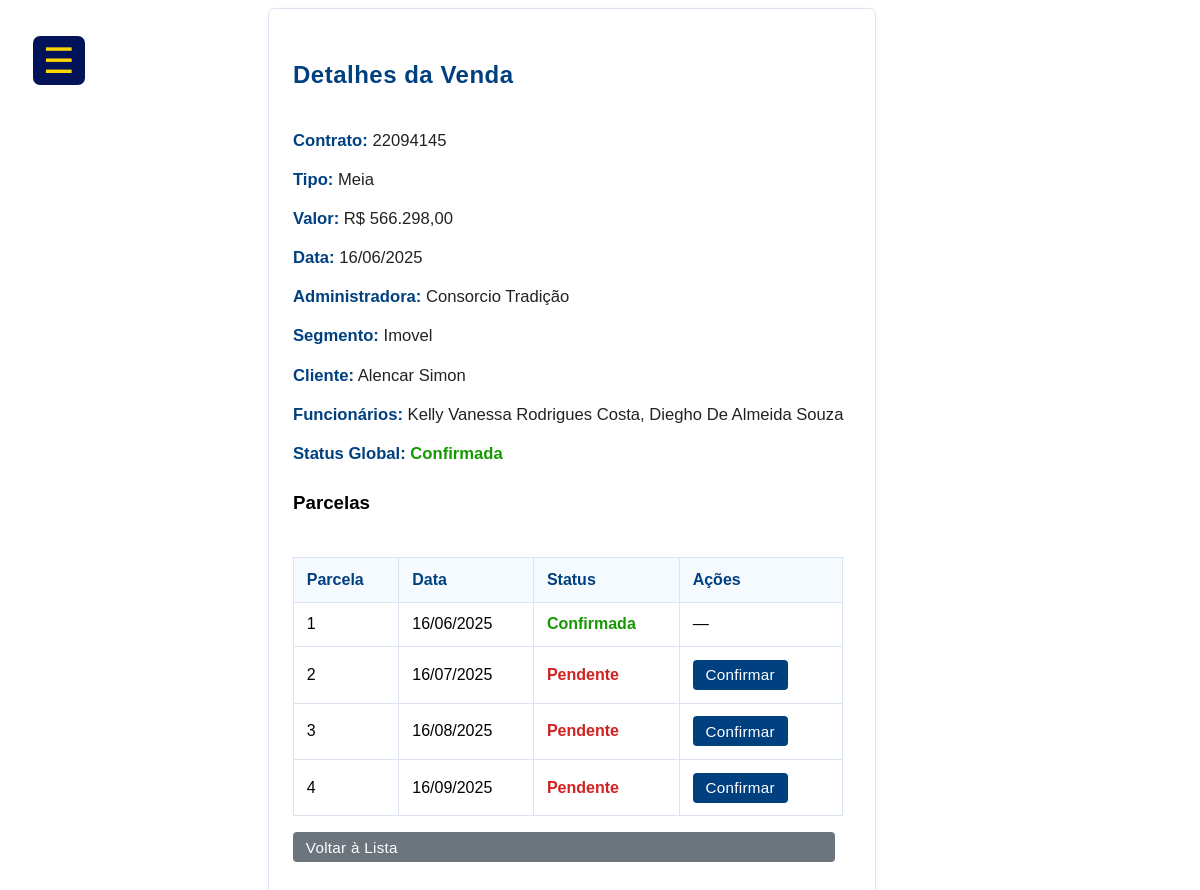
/_html/_detalhes/detalhesVenda.php?idVenda=88 (signed in), run on the app's committed database.
### tables this page shows
CREATE TABLE `venda` (
  `id` int(11) NOT NULL,
  `idVenda` int(11) NOT NULL,
  `tipo` varchar(50) NOT NULL,
  `segmento` varchar(100) NOT NULL,
  `valor` float NOT NULL,
  `dataV` date NOT NULL,
  `idAdm` int(11) NOT NULL,
  `confirmada` tinyint(1) DEFAULT 0
);

CREATE TABLE `cad_adm` (
  `idAdm` int(11) NOT NULL,
  `cnpj` varchar(18) NOT NULL,
  `nome` varchar(150) NOT NULL
);

CREATE TABLE `cad_cli` (
  `idCli` int(11) NOT NULL,
  `nome` varchar(100) NOT NULL,
  `cpf` varchar(14) NOT NULL,
  `idFun` int(11) NOT NULL,
  `endereco` varchar(200) NOT NULL,
  `telefone` varchar(20) NOT NULL,
  `tipo` varchar(50) NOT NULL,
  `descricao` text DEFAULT NULL,
  `cadDT` datetime DEFAULT current_timestamp()
);

CREATE TABLE `notificacoes` (
  `id` int(11) NOT NULL,
  `idFun` int(11) NOT NULL,
  `mensagem` text NOT NULL,
  `link` varchar(255) DEFAULT NULL,
  `lida` tinyint(1) DEFAULT 0,
  `data_criacao` datetime DEFAULT current_timestamp(),
  `parcela` int(11) NOT NULL,
  `idVenda` int(11) DEFAULT NULL
);

### _php/_detalhe/detalhesVenda.php (called while the page is built, shortened)
<?php
require_once __DIR__ . '/../../config/db.php';
$id = isset($_GET['idVenda']) ? (int) $_GET['idVenda'] : null;
$stmt = $pdo->prepare(
    "SELECT
         v.id,
         v.idVenda     AS num_contrato,
         v.tipo,
         v.valor,
         v.dataV,
         v.confirmada,
         v.segmento,
         a.nome        AS nome_adm
       FROM venda v
       LEFT JOIN cad_adm a ON v.idAdm = a.idAdm
       WHERE v.id = ?
       LIMIT 1"
);
$stmt->execute([$id]);
$venda = $stmt->fetch(PDO::FETCH_ASSOC);
$stmt = $pdo->prepare(
    "SELECT c.nome
       FROM venda_cli vc
       JOIN cad_cli c ON vc.idCli = c.idCli
       WHERE vc.idVenda = ?
       LIMIT 1"
);
$stmt->execute([$id]);
$cliente = $stmt->fetchColumn() ?: '';
$stmt = $pdo->prepare(
    "SELECT f.idFun, f.nome
       FROM venda_fun vf
       JOIN cad_fun f ON vf.idFun = f.idFun
       WHERE vf.idVenda = ?"
);
$stmt->execute([$id]);
$funcionarios = $stmt->fetchAll(PDO::FETCH_ASSOC);
$stmt = $pdo->prepare(
    "SELECT parcela, idFun, data_criacao, lida
       FROM notificacoes
      WHERE idVenda = ?
      ORDER BY parcela"
);
$stmt->execute([$id]);
$notificacoes = $stmt->fetchAll(PDO::FETCH_ASSOC);
function canConfirm(int $parcela, string $acesso): bool {
    return in_array($acesso, ['admin'], true);
}
?>

### _php/_login/logado.php (called while the page is built, shortened)
<?php
$acesso  = $_SESSION['acesso'];
?>

### _html/_detalhes/detalhesVenda.php (the view, shortened to what this page needs)
<?php
 include('../../_php/_login/logado.php');
 include('../../_php/_detalhe/detalhesVenda.php');
?>
<!DOCTYPE html>
<html lang="pt-br">
<head>
  <link rel="stylesheet" href="../../_css/_detalhes/detalhesVenda.css">
  <link rel="stylesheet" href="../../_css/_menu/menu.css">
</head>
<body>
  <div class="container">
    <button class="menu-toggle float" aria-label="Abrir menu">&#9776;</button>
    <div class="detalhes-container">
      <h2>Detalhes da Venda</h2>
      <p><strong>Contrato:</strong> <?= htmlspecialchars($venda['num_contrato']) ?></p>
      <p><strong>Tipo:</strong> <?= htmlspecialchars($venda['tipo']) ?></p>
      <p><strong>Valor:</strong> R$ <?= number_format($venda['valor'],2,',','.') ?></p>
      <p><strong>Data:</strong> <?= date('d/m/Y',strtotime($venda['dataV'])) ?></p>
      <p><strong>Administradora:</strong> <?= htmlspecialchars($venda['nome_adm']) ?></p>
      <p><strong>Segmento:</strong> <?= htmlspecialchars($venda['segmento']) ?></p>
      <p><strong>Cliente:</strong> <?= htmlspecialchars($cliente) ?></p>
      <p><strong>Funcionários:</strong>
        <?php
          echo $funcionarios
            ? htmlspecialchars(implode(', ', array_column($funcionarios,'nome')))
            : '—';
        ?>
      </p>
      <p><strong>Status Global:</strong>
        <?= $venda['confirmada']
            ? '<span class="status-confirmada">Confirmada</span>'
            : '<span class="status-pendente">Pendente</span>' ?>
      </p>
      <h3>Parcelas</h3>
      <?php if ($notificacoes): ?>
      <table class="parcelas-table">
        <thead>
          <tr><th>Parcela</th><th>Data</th><th>Status</th><th>Ações</th></tr>
        </thead>
        <tbody>
          <?php foreach ($notificacoes as $not): ?>
          <tr>
            <td><?= $not['parcela'] ?></td>
            <td><?= date('d/m/Y',strtotime($not['data_criacao'])) ?></td>
            <td><?= $not['lida']
                  ? '<span class="status-confirmada">Confirmada</span>'
                  : '<span class="status-pendente">Pendente</span>' ?></td>
            <td>
              <?php if (!$not['lida'] && canConfirm($not['parcela'],$acesso)): ?>
              <form action="../../_php/_confirmar/confirmaVenda.php" method="post">
                <button class="btn-confirmar-parcela" type="submit">Confirmar</button>
              </form>
              <?php else: ?>—<?php endif; ?>
            </td>
          </tr>
          <?php endforeach; ?>
        </tbody>
      </table>
      <?php else: ?>
        <p>Sem parcelas registradas.</p>
      <?php endif; ?>
      <a href="../../_html/_lista/listaVenda.php" class="btn-voltar">Voltar à Lista</a>
    </div>
  </div>
</body>
</html>

### _css/_detalhes/detalhesVenda.css (style rules this page uses)
.detalhes-container { max-width: 700px; margin-left: 260px; display: flex; flex-direction: column; flex-wrap: wrap; align-content: center; margin-right: auto; padding: 2rem 2rem 2rem 1.5rem; font-family: Arial, sans-serif; background-color: #fff; border-radius: 7px; box-shadow: 0 2px 8px rgba(0,0,0,0.04); border: 1px solid #dbe5f1; }
h2 { color: #004080; margin-bottom: 2rem; font-size: 1.5rem; letter-spacing: 0.5px; }
.detalhes-container p { margin: 0.6rem 0; font-size: 1.04rem; color: #222; }
.detalhes-container p strong { color: #004080; font-weight: 600; }
.status-pendente { color: #d32121 !important; font-weight: bold; }
.status-confirmada { color: #159900 !important; font-weight: bold; }
.parcelas-table { width: 100%; border-collapse: collapse; margin-top: 1.5rem; }
.parcelas-table th, .parcelas-table td { border: 1px solid #dbe5f1; padding: 0.8rem; text-align: left; font-size: 1rem; }
.parcelas-table th { background-color: #f5faff; color: #004080; font-weight: 600; }
.btn-confirmar-parcela, .btn-recusar-venda, .btn-voltar { margin-top: 0; margin-right: 0.5rem; padding: 0.4rem 0.8rem; border: none; border-radius: 4px; font-size: 0.95rem; cursor: pointer; font-weight: 500; letter-spacing: 0.3px; transition: background 0.15s; }
.btn-confirmar-parcela { background-color: #004080; color: #fff; }
.btn-voltar { background-color: #6c757d; color: #fff; margin-top: 1rem; text-decoration: none; display: inline-block; }

### _css/_menu/menu.css (style rules this page uses)
div { box-sizing: border-box; margin: 0; padding: 0; display: flex; flex-direction: column; }
.menu-toggle { display: none; background: none; border: none; color: #FFD700; font-size: 2.2rem; margin: 18px 0 12px 18px; cursor: pointer; }
.menu-toggle.float { display: block; position: fixed; top: 18px; left: 15px; z-index: 1100; background: #03135a; color: #FFD700; font-size: 2.2rem; border: none; cursor: pointer; border-radius: 7px; padding: 4px 10px; transition: opacity 0.2s; }
@media (max-width: 1919px) { .menu-toggle.float { display: block; } }
@media (max-width: 1919px) { .menu-toggle.float { display: block; transition: opacity 0.2s, visibility 0.2s; } }

### data on the page
venda: idVenda "22094145", tipo "Meia", valor "566.298,00", dataV "16/06/2025", idAdm.nome "Consorcio Tradição", segmento "Imovel"
cad_cli: nome "Alencar Simon"
notificacoes: parcela "1", data_criacao "16/06/2025", lida "Confirmada"
notificacoes: parcela "2", data_criacao "16/07/2025", lida "Pendente"
notificacoes: parcela "3", data_criacao "16/08/2025", lida "Pendente"
notificacoes: parcela "4", data_criacao "16/09/2025", lida "Pendente"

### other printed values
implode(', ', array_column($funcionarios,'nome')) "Kelly Vanessa Rodrigues Costa, Diegho De Almeida Souza"
